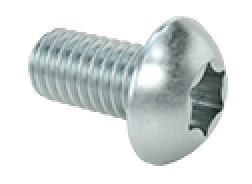
#> input picture ai_black_and_white_print/test.png, 126 x 92 px (shown 2 times larger)
$ python dither_thumbnail.py test.png
#> lines starting #> are read from the running program, lines starting #| are printed output that depends on the picture; after the words box and inside, x2 and y2 are one past the last pixel; in counts of white or black regions, pixels touching at a corner belong together
### ai_black_and_white_print/utils.py
import ctypes
from io import BytesIO
from ctypes import wintypes
import sys, os, tempfile
import cv2
import numpy as np
from PIL import Image, ImageGrab, ImageOps, ImageChops, ImageDraw


def load_input_image(input_path: str | None) -> Image.Image:
    """Load an image either from a file path or from the system clipboard."""
    if input_path:
        return Image.open(input_path)

    clipboard_value = ImageGrab.grabclipboard()

    # Pillow may return an Image object directly, or it may return a list of file paths.
    if isinstance(clipboard_value, Image.Image):
        return clipboard_value

    if isinstance(clipboard_value, list) and clipboard_value:
        return Image.open(clipboard_value[0])

    raise ValueError("No input path was provided and no image was found in the system clipboard.")


def copy_image_to_clipboard_windows(image: Image.Image) -> None:
    kernel32 = ctypes.windll.kernel32
    user32 = ctypes.windll.user32

    # GlobalAlloc
    kernel32.GlobalAlloc.argtypes = [wintypes.UINT, ctypes.c_size_t]
    kernel32.GlobalAlloc.restype = wintypes.HGLOBAL

    # GlobalLock
    kernel32.GlobalLock.argtypes = [wintypes.HGLOBAL]
    kernel32.GlobalLock.restype = ctypes.c_void_p

    # GlobalUnlock
    kernel32.GlobalUnlock.argtypes = [wintypes.HGLOBAL]
    kernel32.GlobalUnlock.restype = wintypes.BOOL

    # GlobalFree
    kernel32.GlobalFree.argtypes = [wintypes.HGLOBAL]
    kernel32.GlobalFree.restype = wintypes.HGLOBAL

    # Clipboard functions
    user32.OpenClipboard.argtypes = [wintypes.HWND]
    user32.OpenClipboard.restype = wintypes.BOOL

    user32.EmptyClipboard.argtypes = []
    user32.EmptyClipboard.restype = wintypes.BOOL

    user32.SetClipboardData.argtypes = [wintypes.UINT, wintypes.HANDLE]
    user32.SetClipboardData.restype = wintypes.HANDLE

    user32.CloseClipboard.argtypes = []
    user32.CloseClipboard.restype = wintypes.BOOL

    """Copy an image to the Windows clipboard in CF_DIB format."""
    if sys.platform != "win32":
        raise RuntimeError("Clipboard image output without a file path is currently supported on Windows only.")

    bmp_stream = BytesIO()

    # CF_DIB requires BMP bytes without the 14-byte BMP file header.
    image.convert("RGB").save(bmp_stream, format="BMP")
    dib_data = bmp_stream.getvalue()[14:]

    GHND = 0x0042
    CF_DIB = 8

    user32 = ctypes.windll.user32
    kernel32 = ctypes.windll.kernel32

    handle = kernel32.GlobalAlloc(GHND, len(dib_data))
    if not handle:
        raise RuntimeError("GlobalAlloc failed while preparing clipboard image data.")

    pointer = kernel32.GlobalLock(handle)
    if not pointer:
        kernel32.GlobalFree(handle)
        raise RuntimeError("GlobalLock failed while preparing clipboard image data.")

    ctypes.memmove(pointer, dib_data, len(dib_data))
    kernel32.GlobalUnlock(handle)

    if not user32.OpenClipboard(None):
        kernel32.GlobalFree(handle)
        raise RuntimeError("OpenClipboard failed.")

    try:
        if not user32.EmptyClipboard():
            kernel32.GlobalFree(handle)
            raise RuntimeError("EmptyClipboard failed.")

        if not user32.SetClipboardData(CF_DIB, handle):
            kernel32.GlobalFree(handle)
            raise RuntimeError("SetClipboardData failed.")

        # Ownership is transferred to the clipboard after SetClipboardData succeeds.
        handle = None
    finally:
        user32.CloseClipboard()

    if handle:
        kernel32.GlobalFree(handle)


# [29 lines left out: functions show_image_with_cv2, crop_to_content_square_old, not called in this run]


def crop_to_content_square(
    img: Image.Image,
    target_ratio: float = 1.5,
    auto_rotate_threshold: float = 0.9
) -> Image.Image:
    """
    Crop outer white space, enforce target aspect ratio,
    optionally rotate tall content, then pad to square.

    target_ratio: desired width / height of content
    auto_rotate_threshold: if detected w/h < this, rotate 90° CW
    """

    # Ensure grayscale
    if img.mode != "L":
        img = img.convert("L")

    # Invert so content becomes white for bbox detection
    inverted = ImageOps.invert(img)
    bbox = inverted.getbbox()

    if bbox:
        img = img.crop(bbox)

    w, h = img.size
    if h == 0 or w == 0:
        return img  # avoid division errors

    current_ratio = w / h

    # 🔄 Auto-rotate tall/narrow parts
    if current_ratio < auto_rotate_threshold:
        img = img.rotate(-90, expand=True)  # clockwise
        w, h = img.size
        current_ratio = w / h

    # 📏 Enforce target aspect ratio (width / height)
    if current_ratio < target_ratio:
        # Too tall — need to expand width
        new_w = int(h * target_ratio)
        padded = Image.new("L", (new_w, h), 255)
        padded.paste(img, ((new_w - w) // 2, 0))
        img = padded

    elif current_ratio > target_ratio:
        # Too wide — need to expand height
        new_h = int(w / target_ratio)
        padded = Image.new("L", (w, new_h), 255)
        padded.paste(img, (0, (new_h - h) // 2))
        img = padded

    # ⬜ Pad to square
    w, h = img.size
    size = max(w, h)

    square = Image.new("L", (size, size), 255)
    square.paste(img, ((size - w) // 2, (size - h) // 2))

    return square


# [34 lines left out: function crop_png_to_content_square, not called in this run]

### ai_black_and_white_print/dither_thumbnail.py
import argparse
import ctypes
import sys
from io import BytesIO

import cv2
import numpy as np
from PIL import Image, ImageChops, ImageGrab, ImageOps

from utils import load_input_image, copy_image_to_clipboard_windows, show_image_with_cv2, crop_to_content_square


def extract_outline(gray_img, threshold=180):
    """
    Produce a 1-bit image containing only the contour.
    """
    arr = np.array(gray_img)

    # Binary mask: object = True, background = False
    obj = arr < threshold

    outline = np.zeros_like(obj, dtype=np.uint8)

    # 4-connected edge detection
    outline[1:, :] |= obj[1:, :] & ~obj[:-1, :]
    outline[:-1, :] |= obj[:-1, :] & ~obj[1:, :]
    outline[:, 1:] |= obj[:, 1:] & ~obj[:, :-1]
    outline[:, :-1] |= obj[:, :-1] & ~obj[:, 1:]

    # Convert to PIL image (black lines on white)
    outline_img = Image.fromarray(255 - outline * 255).convert("1")
    return outline_img


def main() -> None:
    parser = argparse.ArgumentParser(description="Prepare image with outline and dithering")
    parser.add_argument(
        "input_image",
        nargs="?",
        default=None,
        help="Optional input image file. If omitted, clipboard image is used.",
    )
    parser.add_argument(
        "output_image",
        nargs="?",
        default=None,
        help="Optional output image file. If omitted, result is copied to clipboard and previewed.",
    )
    parser.add_argument(
        "--outline",
        action='store_true',
        help="Add an outline around the object",
    )
    args = parser.parse_args()

    input_path = args.input_image
    output_path = args.output_image

    dither_convert(input_path, output_path, args.outline)

def dither_convert(input_path, output_path, add_outline=True):

    # Load and grayscale
    img = load_input_image(input_path)
#> in load_input_image, returned value is the input picture: PIL image 126x92 RGBA; mean R, G, B, A 216.6, 221.7, 221.3, 255
    img = ImageOps.grayscale(img)
    img = ImageOps.autocontrast(img)

    # Crop to square
    img = crop_to_content_square(img)

    # Resize
    img = img.resize((150, 150), Image.LANCZOS)

    # Extract outline BEFORE dithering
    outline = extract_outline(img, threshold=255 - 8)

    # Dither interior
    dithered = img.convert("1")

    if add_outline:
        # Combine: outline always wins (black)
        combined = ImageChops.logical_and(dithered, outline)
    else:
        combined = dithered

    if output_path:
        # Save to the explicit function argument so callers can reuse this helper safely.
        combined.save(output_path)
        print(f"Saved: {output_path}")
    else:
        copy_image_to_clipboard_windows(combined.convert("L"))
        print("Saved result to system clipboard.")
        show_image_with_cv2(combined.convert("L"))

    return output_path


if __name__ == "__main__":
    main()
#> in crop_to_content_square, `inverted = ImageOps.invert(img)`:
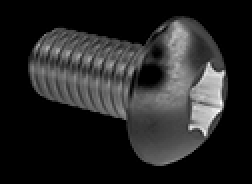
#> inverted: PIL image 126x92 L (shown 2 times larger); min 0, max 255, mean 37.3
#> in crop_to_content_square, `bbox = inverted.getbbox()`: bbox = (14, 8, 114, 83)
#> in crop_to_content_square, `img = img.crop(bbox)`:
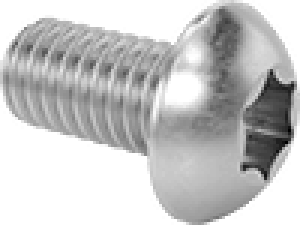
#> img: PIL image 100x75 L (shown 3 times larger); min 0, max 255, mean 197.4
#> in crop_to_content_square, `padded = Image.new("L", (new_w, h), 255)`: padded: PIL image 112x75 L; every value is 255
#> in crop_to_content_square, `padded.paste(img, ((new_w - w) // 2, 0))`:
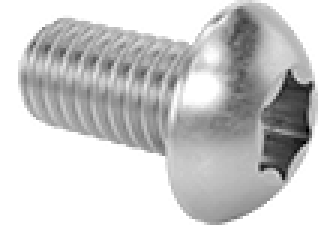
#> padded: PIL image 112x75 L (shown 3 times larger); min 0, max 255, mean 203.5
#> in crop_to_content_square, `square = Image.new("L", (size, size), 255)`: square: PIL image 112x112 L; every value is 255
#> in dither_convert, `img = img.resize((150, 150), Image.LANCZOS)`:
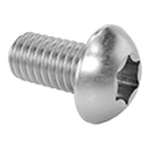
#> img: PIL image 150x150 L; min 0, max 255, mean 220.5
#> in extract_outline, `obj = arr < threshold`:
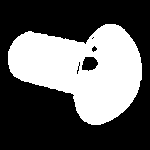
#> obj: shape (150, 150) bool; 37.5% white; 1 white region, box (x1, y1, x2, y2) and area: (8, 24, 142, 125) 8446
#> in extract_outline, `outline[1:, :] |= obj[1:, :] & ~obj[:-1, :]`: outline: shape (150, 150); values 0 (black) and 1 (white), 0.72% white in thin lines or dots, all inside (x1, y1, x2, y2) = (8, 24, 142, 97)
#> in extract_outline, `outline[:-1, :] |= obj[:-1, :] & ~obj[1:, :]`: outline: shape (150, 150); values 0 (black) and 1 (white), 1.4% white in thin lines or dots, all inside (x1, y1, x2, y2) = (8, 24, 142, 125)
#> in extract_outline, `outline[:, :-1] |= obj[:, :-1] & ~obj[:, 1:]`:
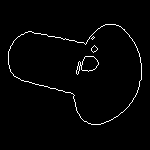
#> outline: shape (150, 150); values 0 (black) and 1 (white), 2% white in thin lines or dots, all inside (x1, y1, x2, y2) = (8, 24, 142, 125)
#> in dither_convert, `dithered = img.convert("1")`:
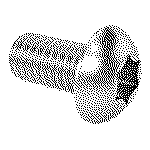
#> dithered: PIL image 150x150 1; 86.6% white; black in thin lines or dots, all inside (x1, y1, x2, y2) = (9, 25, 142, 124)
#> (the run stopped early here; a loop or call above may not have finished)
